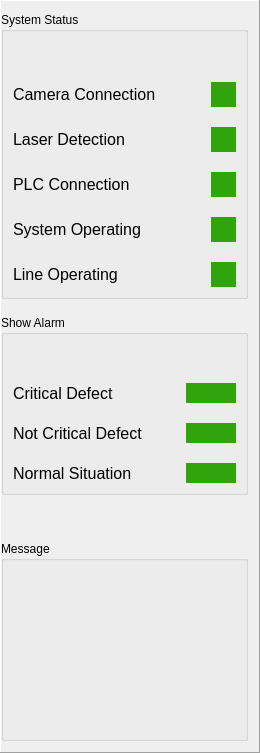
                     <widget class="QFrame" name="frame_62">
                      <property name="minimumSize">
                       <size>
                        <width>260</width>
                        <height>404</height>
                       </size>
                      </property>
                      <property name="maximumSize">
                       <size>
                        <width>120</width>
                        <height>16777215</height>
                       </size>
                      </property>
                      <property name="styleSheet">
                       <string notr="true">QLabel{
	font-size: 16px;
	border: no
}</string>
                      </property>
                      <property name="frameShape">
                       <enum>QFrame::Panel</enum>
                      </property>
                      <property name="frameShadow">
                       <enum>QFrame::Raised</enum>
                      </property>
                      <layout class="QVBoxLayout" name="verticalLayout_17">
                       <property name="leftMargin">
                        <number>0</number>
                       </property>
                       <item>
                        <widget class="QGroupBox" name="groupBox_7">
                         <property name="minimumSize">
                          <size>
                           <width>0</width>
                           <height>200</height>
                          </size>
                         </property>
                         <property name="maximumSize">
                          <size>
                           <width>16777215</width>
                           <height>16777215</height>
                          </size>
                         </property>
                         <property name="styleSheet">
                          <string notr="true">QLabel{
	font-size: 16px;
	border: no
}</string>
                         </property>
                         <property name="title">
                          <string>System Status</string>
                         </property>
                         <layout class="QVBoxLayout" name="verticalLayout_16">
                          <property name="topMargin">
                           <number>50</number>
                          </property>
                          <item>
                           <layout class="QGridLayout" name="gridLayout_5">
                            <property name="topMargin">
                             <number>0</number>
                            </property>
                            <property name="horizontalSpacing">
                             <number>5</number>
                            </property>
                            <property name="verticalSpacing">
                             <number>20</number>
                            </property>
                            <item row="2" column="0">
                             <widget class="QLabel" name="label_10">
                              <property name="styleSheet">
                               <string notr="true"/>
                              </property>
                              <property name="text">
                               <string>PLC Connection</string>
                              </property>
                             </widget>
                            </item>
                            <item row="2" column="1">
                             <widget class="QLabel" name="Laser_Connection_2">
                              <property name="minimumSize">
                               <size>
                                <width>25</width>
                                <height>25</height>
                               </size>
                              </property>
                              <property name="maximumSize">
                               <size>
                                <width>25</width>
                                <height>25</height>
                               </size>
                              </property>
                              <property name="styleSheet">
                               <string notr="true">QLabel{
	
background-color:rgb(48, 163, 13);
}


</string>
                              </property>
                              <property name="text">
                               <string/>
                              </property>
                             </widget>
                            </item>
                            <item row="0" column="1">
                             <widget class="QLabel" name="Laser_Connection_Check">
                              <property name="minimumSize">
                               <size>
                                <width>25</width>
                                <height>25</height>
                               </size>
                              </property>
                              <property name="maximumSize">
                               <size>
                                <width>25</width>
                                <height>25</height>
                               </size>
                              </property>
                              <property name="styleSheet">
                               <string notr="true">QLabel{
	background-color:rgb(48, 163, 13);
}</string>
                              </property>
                              <property name="text">
                               <string/>
                              </property>
                             </widget>
                            </item>
                            <item row="4" column="0">
                             <widget class="QLabel" name="label_30">
                              <property name="styleSheet">
                               <string notr="true"/>
                              </property>
                              <property name="text">
                               <string>Line Operating</string>
                              </property>
                             </widget>
                            </item>
                            <item row="3" column="1">
                             <widget class="QLabel" name="Laser_Connection_3">
                              <property name="minimumSize">
                               <size>
                                <width>25</width>
                                <height>25</height>
                               </size>
                              </property>
                              <property name="maximumSize">
                               <size>
                                <width>25</width>
                                <height>25</height>
                               </size>
                              </property>
                              <property name="styleSheet">
                               <string notr="true">QLabel{
	
background-color:rgb(48, 163, 13);
}


</string>
                              </property>
                              <property name="text">
                               <string/>
                              </property>
                             </widget>
                            </item>
                            <item row="4" column="1">
                             <widget class="QLabel" name="Laser_Connection_4">
                              <property name="minimumSize">
                               <size>
                                <width>25</width>
                                <height>25</height>
                               </size>
                              </property>
                              <property name="maximumSize">
                               <size>
                                <width>25</width>
                                <height>25</height>
                               </size>
                              </property>
                              <property name="styleSheet">
                               <string notr="true">QLabel{
	
background-color:rgb(48, 163, 13);
}


</string>
                              </property>
                              <property name="text">
                               <string/>
                              </property>
                             </widget>
                            </item>
                            <item row="3" column="0">
                             <widget class="QLabel" name="label_29">
                              <property name="minimumSize">
                               <size>
                                <width>0</width>
                                <height>20</height>
                               </size>
                              </property>
                              <property name="styleSheet">
                               <string notr="true"/>
                              </property>
                              <property name="text">
                               <string>System Operating</string>
                              </property>
                             </widget>
                            </item>
                            <item row="1" column="0">
                             <widget class="QLabel" name="label_60">
                              <property name="styleSheet">
                               <string notr="true"/>
                              </property>
                              <property name="text">
                               <string>Laser Detection</string>
                              </property>
                             </widget>
                            </item>
                            <item row="0" column="0">
                             <widget class="QLabel" name="label_26">
                              <property name="styleSheet">
                               <string notr="true"/>
                              </property>
                              <property name="text">
                               <string>Camera Connection</string>
                              </property>
                             </widget>
                            </item>
                            <item row="1" column="1">
                             <widget class="QLabel" name="Laser_Connection">
                              <property name="minimumSize">
                               <size>
                                <width>25</width>
                                <height>25</height>
                               </size>
                              </property>
                              <property name="maximumSize">
                               <size>
                                <width>25</width>
                                <height>25</height>
                               </size>
                              </property>
                              <property name="styleSheet">
                               <string notr="true">QLabel{
	
background-color:rgb(48, 163, 13);
}


</string>
                              </property>
                              <property name="text">
                               <string/>
                              </property>
                             </widget>
                            </item>
                           </layout>
                          </item>
                         </layout>
                        </widget>
                       </item>
                       <item>
                        <spacer name="verticalSpacer_14">
                         <property name="orientation">
                          <enum>Qt::Vertical</enum>
                         </property>
                         <property name="sizeType">
                          <enum>QSizePolicy::Expanding</enum>
                         </property>
                         <property name="sizeHint" stdset="0">
                          <size>
                           <width>20</width>
                           <height>10</height>
                          </size>
                         </property>
                        </spacer>
                       </item>
                       <item>
                        <widget class="QGroupBox" name="groupBox_9">
                         <property name="minimumSize">
                          <size>
                           <width>0</width>
                           <height>120</height>
                          </size>
                         </property>
                         <property name="maximumSize">
                          <size>
                           <width>16777215</width>
                           <height>16777215</height>
                          </size>
                         </property>
                         <property name="styleSheet">
                          <string notr="true"/>
                         </property>
                         <property name="title">
                          <string>Show Alarm</string>
                         </property>
                         <layout class="QVBoxLayout" name="verticalLayout_18">
                          <item>
                           <layout class="QGridLayout" name="gridLayout_6">
                            <property name="topMargin">
                             <number>39</number>
                            </property>
                            <property name="horizontalSpacing">
                             <number>6</number>
                            </property>
                            <property name="verticalSpacing">
                             <number>20</number>
                            </property>
                            <item row="1" column="1">
                             <widget class="QLabel" name="Not_Critical_live_view">
                              <property name="minimumSize">
                               <size>
                                <width>20</width>
                                <height>20</height>
                               </size>
                              </property>
                              <property name="maximumSize">
                               <size>
                                <width>50</width>
                                <height>20</height>
                               </size>
                              </property>
                              <property name="styleSheet">
                               <string notr="true">QLabel{
	background-color:rgb(48, 163, 13);
}</string>
                              </property>
                              <property name="text">
                               <string/>
                              </property>
                             </widget>
                            </item>
                            <item row="0" column="0">
                             <widget class="QLabel" name="label_35">
                              <property name="styleSheet">
                               <string notr="true"/>
                              </property>
                              <property name="text">
                               <string>Critical Defect</string>
                              </property>
                             </widget>
                            </item>
                            <item row="0" column="1">
                             <widget class="QLabel" name="Critical_live_view">
                              <property name="minimumSize">
                               <size>
                                <width>20</width>
                                <height>20</height>
                               </size>
                              </property>
                              <property name="maximumSize">
                               <size>
                                <width>50</width>
                                <height>20</height>
                               </size>
                              </property>
                              <property name="styleSheet">
                               <string notr="true">QLabel{
	background-color:rgb(48, 163, 13);
}</string>
                              </property>
                              <property name="text">
                               <string/>
                              </property>
                             </widget>
                            </item>
                            <item row="1" column="0">
                             <widget class="QLabel" name="label_32">
                              <property name="styleSheet">
                               <string notr="true"/>
                              </property>
                              <property name="text">
                               <string>Not Critical Defect</string>
                              </property>
                             </widget>
                            </item>
                            <item row="2" column="0">
                             <widget class="QLabel" name="label_41">
                              <property name="styleSheet">
                               <string notr="true"/>
                              </property>
                              <property name="text">
                               <string>Normal Situation</string>
                              </property>
                             </widget>
                            </item>
                            <item row="2" column="1">
                             <widget class="QLabel" name="Normal_live_view">
                              <property name="minimumSize">
                               <size>
                                <width>20</width>
                                <height>20</height>
                               </size>
                              </property>
                              <property name="maximumSize">
                               <size>
                                <width>50</width>
                                <height>20</height>
                               </size>
                              </property>
                              <property name="styleSheet">
                               <string notr="true">QLabel{
	background-color:rgb(48, 163, 13);
}</string>
                              </property>
                              <property name="text">
                               <string/>
                              </property>
                             </widget>
                            </item>
                           </layout>
                          </item>
                         </layout>
                        </widget>
                       </item>
                       <item>
                        <spacer name="verticalSpacer_17">
                         <property name="orientation">
                          <enum>Qt::Vertical</enum>
                         </property>
                         <property name="sizeHint" stdset="0">
                          <size>
                           <width>20</width>
                           <height>40</height>
                          </size>
                         </property>
                        </spacer>
                       </item>
                       <item>
                        <widget class="QGroupBox" name="groupBox_4">
                         <property name="minimumSize">
                          <size>
                           <width>0</width>
                           <height>200</height>
                          </size>
                         </property>
                         <property name="title">
                          <string>Message</string>
                         </property>
                         <layout class="QVBoxLayout" name="verticalLayout_38">
                          <item>
                           <widget class="QLabel" name="Message_LiveView">
                            <property name="minimumSize">
                             <size>
                              <width>300</width>
                              <height>0</height>
                             </size>
                            </property>
                            <property name="maximumSize">
                             <size>
                              <width>400</width>
                              <height>16777215</height>
                             </size>
                            </property>
                            <property name="frameShape">
                             <enum>QFrame::Box</enum>
                            </property>
                            <property name="frameShadow">
                             <enum>QFrame::Raised</enum>
                            </property>
                            <property name="text">
                             <string/>
                            </property>
                            <property name="scaledContents">
                             <bool>true</bool>
                            </property>
                            <property name="alignment">
                             <set>Qt::AlignCenter</set>
                            </property>
                            <property name="wordWrap">
                             <bool>true</bool>
                            </property>
                            <property name="margin">
                             <number>4</number>
                            </property>
                            <property name="indent">
                             <number>100</number>
                            </property>
                           </widget>
                          </item>
                         </layout>
                        </widget>
                       </item>
                      </layout>
                     </widget>
